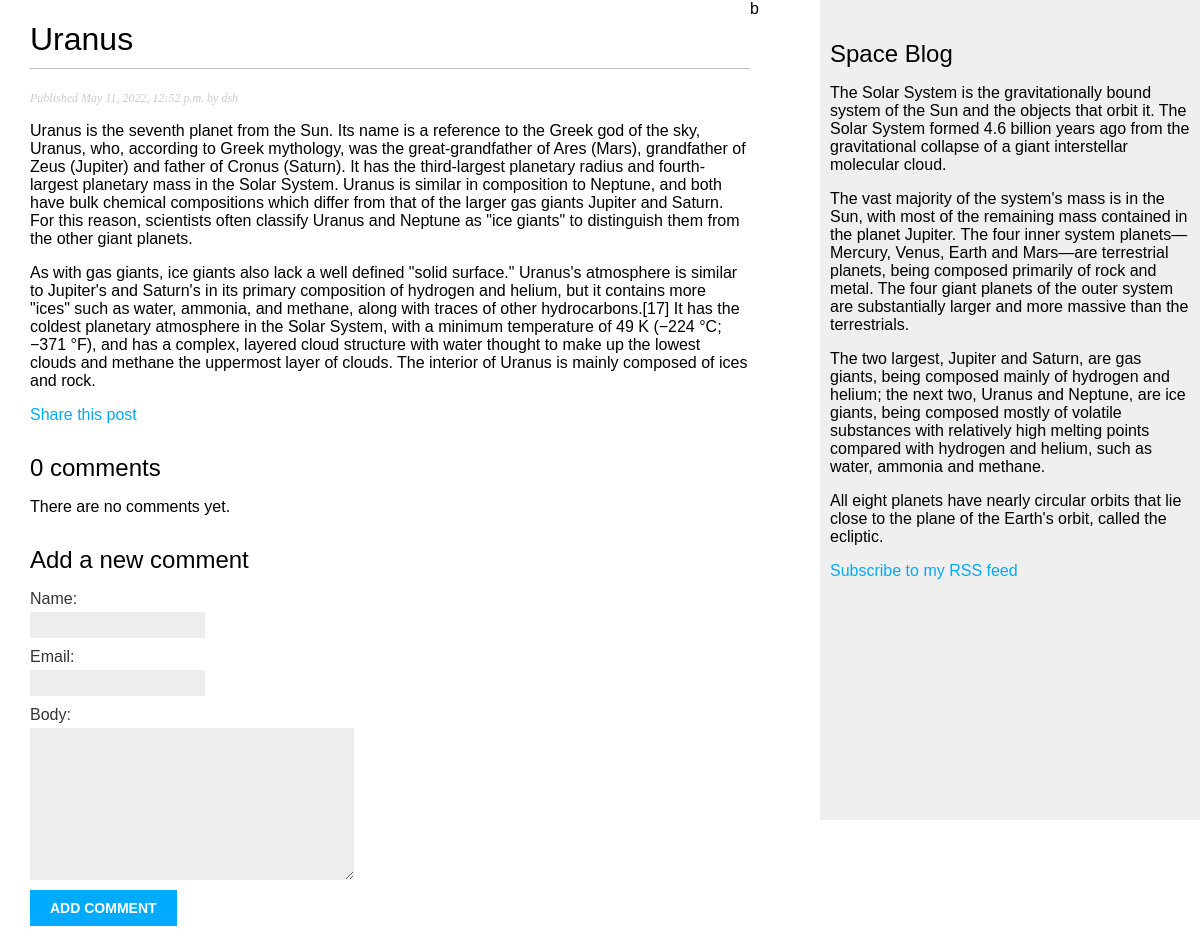
Page /blog/2022/5/11/uranus/ on the committed database.
### blog/models.py (models this page shows, shortened)
class Post(models.Model):
    STATUS_CHOICES = (
        ('draft', 'Draft'),
        ('published', 'Published'),
    )
    title = models.CharField(max_length=250)
    slug = models.SlugField(max_length=250,unique_for_date='publish')
    author = models.ForeignKey(User,on_delete=models.CASCADE,related_name='blog_post')
    body = models.TextField()
    publish = models.DateTimeField(default=timezone.now)
    created = models.DateTimeField(auto_now_add=True)
    updated = models.DateTimeField(auto_now=True)
    status = models.CharField(max_length=10,choices=STATUS_CHOICES,default='draft')
    objects = models.Manager()  # менеджер по умолчанию
    published = PublishedManager() # новый менеджер
    tags = TaggableManager()
    class Meta:
        ordering = ('-publish',)

### blog/views.py (the view)
def post_detail(request, year, month, day, post):
    post = get_object_or_404(Post, slug=post,
                                   status='published',
                                   publish__year=year,
                                   publish__month=month,
                                   publish__day=day)
    comments = post.comments.filter(active=True)
    new_comment = None
    if request.method == 'POST':
        comment_form = CommentForm(data=request.POST)
        if comment_form.is_valid():
            new_comment = comment_form.save(commit=False)
            new_comment.post = post
            new_comment.save()
    else:
        comment_form = CommentForm()
    return render(request,
                  'blog/post/detail.html',
                  {'post': post,
                   'comments': comments,
                   'new_comment': new_comment,
                   'comment_form': comment_form})

### blog/forms.py
class CommentForm(forms.ModelForm):
    class Meta:
        model = Comment
        fields = ('name', 'email', 'body')

### blog/templates/blog/post/detail.html (shortened to what this page needs)
{% extends "blog/base.html" %}
{% block content %}
    <h1>{{ post.title }}</h1>
    <p class="date">
        Published {{ post.publish }} by {{ post.author }}
    </p>
    {{ post.body|linebreaks }}
    <p>
        <a href="{% url "blog:post_share" post.id %}">
      Share this post
        </a>
    </p>
{% with comments.count as total_comments %}
    <h2>
      {{ total_comments }} comment{{ total_comments|pluralize }}
    </h2>
  {% endwith %}
  {% for comment in comments %}
    <div class="comment">
      <p class="info">
        Comment {{ forloop.counter }} by {{ comment.name }}
        {{ comment.created }}
      </p>
      {{ comment.body|linebreaks }}
    </div>
  {% empty %}
    <p>There are no comments yet.</p>
  {% endfor %}
  {% if new_comment %}
    <h2>Your comment has been added.</h2>
  {% else %}
    <h2>Add a new comment</h2>
    <form action="." method="post">
      {{ comment_form.as_p }}
      <p><input type="submit" value="Add comment"></p>
    </form>
  {% endif %}
{% endblock %}

### blog/static/css/blog.css (style rules this page uses)
body { margin:0; padding:0; font-family:helvetica, sans-serif; }
a { color:#00abff; text-decoration:none; }
h1 { font-weight:normal; border-bottom:1px solid #bbb; padding:0 0 10px 0; }
h2 { font-weight:normal; margin:30px 0 0; }
p.date { color:#ccc; font-family: georgia, serif; font-size: 12px; font-style: italic; }
label { float:left; clear:both; color:#333; margin-bottom:4px; }
input, textarea { clear:both; float:left; margin:0 0 10px; background:#ededed; border:0; padding:6px 10px; font-size:12px; }
input[type=submit] { font-weight:bold; background:#00abff; color:#fff; padding:10px 20px; font-size:14px; text-transform:uppercase; }

### rows in the picture
Post: title "Uranus", publish "May 11, 2022, 12:52 p.m.", author "dsh", body "Uranus is the seventh planet from the Sun. Its name is a reference to the Greek god of the sky, Uranus, who, according to Greek mythology, was the great-grandfather of Ares (Mars), grandfather of Zeus (Jupiter) and father of Cronus (Saturn). It has the third-largest planetary radius and fourth-largest planetary mass in the Solar System. Uranus is similar in composition to Neptune, and both have bulk chemical compositions which differ from that of the larger gas giants Jupiter and Saturn. For this reason, scientists often classify Uranus and Neptune as \"ice giants\" to distinguish them from the other giant planets. As with gas giants, ice giants also lack a well defined \"solid surface.\"…"

### other values in the picture
{{ total_comments }} "0"
